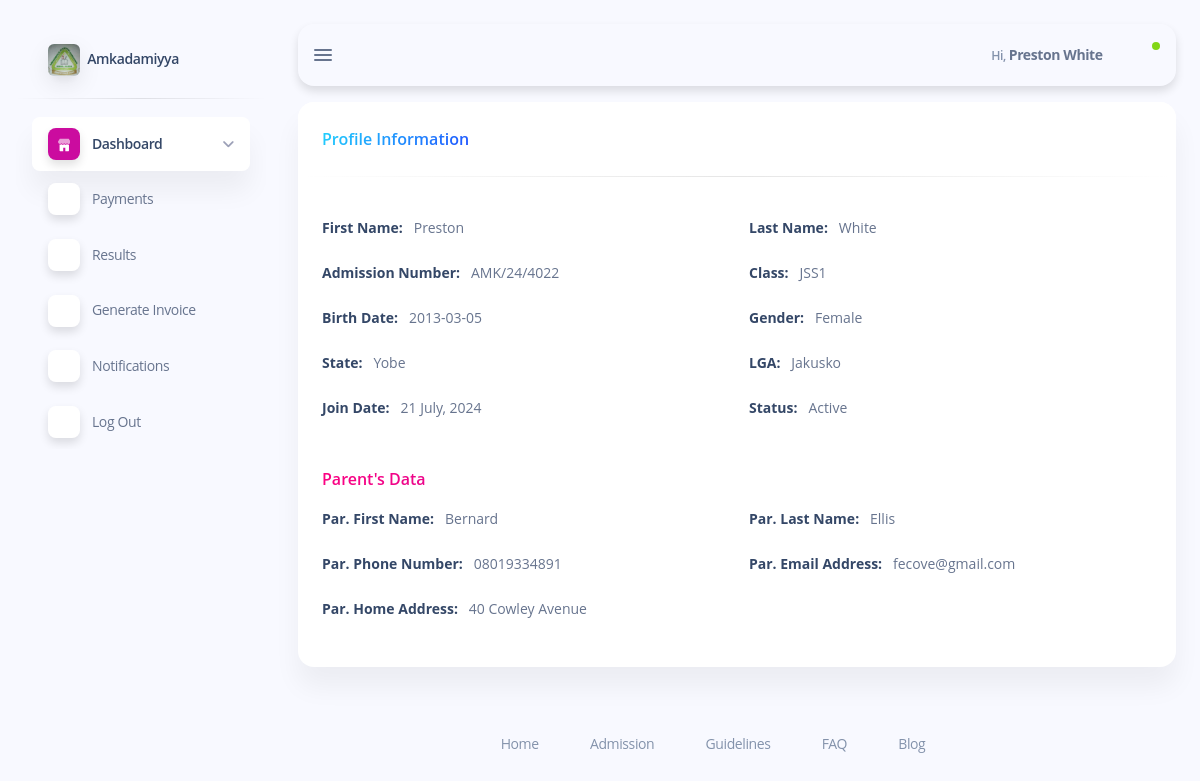
Screenshot of /subdomains/student/student-profile.php (signed in) with the database file from the repository.
### tables this page shows
CREATE TABLE `students` (
  `student_id` int(11) NOT NULL,
  `class_id` int(11) NOT NULL,
  `section_id` int(11) NOT NULL,
  `admission_id` varchar(20) NOT NULL,
  `first_name` varchar(50) NOT NULL,
  `second_name` varchar(50) NOT NULL,
  `last_name` varchar(50) NOT NULL,
  `status` varchar(50) NOT NULL,
  `password` varchar(255) NOT NULL,
  `birth_date` date NOT NULL,
  `state` varchar(50) NOT NULL,
  `lga` varchar(50) NOT NULL,
  `gender` varchar(50) NOT NULL,
  `parent_first_name` varchar(50) NOT NULL,
  `parent_last_name` varchar(50) NOT NULL,
  `parent_email` varchar(50) NOT NULL,
  `parent_address` varchar(50) NOT NULL,
  `parent_phone_number` varchar(50) NOT NULL,
  `timestamp` timestamp NOT NULL DEFAULT current_timestamp() ON UPDATE current_timestamp()
);

CREATE TABLE `classes` (
  `class_id` int(11) NOT NULL,
  `class_name` varchar(50) NOT NULL,
  `section_id` int(11) NOT NULL
);

### subdomains/student/student-profile.php (the view, shortened to what this page needs)
<?php
require_once "../../config/database.php";
if (isset($_SESSION['student']['student_id'])) {
    $student_id = $_SESSION['student']['student_id'];
    $sql = "SELECT * FROM `students` WHERE `student_id` = '$student_id'";
    $students = mysqli_query($conn, $sql);
    $student = mysqli_fetch_assoc($students);
}
?>
<!DOCTYPE html>
<html lang="en">
<head>
    <?php include "inc/student-header.php"; ?>
</head>
<body class="g-sidenav-show bg-info-soft">
    <?php
    include "inc/student-sidebar.php";
    ?>
    <main class="main-content position-relative max-height-vh-100 h-100 border-radius-lg">
        <?php require "inc/student-navbar.php"; ?>
        <div class="container-fluid pt-3">
            <div class="row">
                <div class="col-12 mb-3">
                    <div class="card">
                        <div class="card-header pb-0">
                            <div class="d-flex justify-content-between">
                                <h6 class="text-gradient text-info">Profile Information</h6>
                            </div>
                        </div>
                        <hr class="horizontal dark">
                        <div class="card-body">
                            <div class="row">
                                <div class="col-xxl-4 col-6 text-sm mb-4">
                                    <strong class="text-dark">First Name: </strong>&nbsp; <?php echo ucfirst($student['first_name']); ?>
                                </div>
                                <div class="col-xxl-4 col-6 text-sm mb-4">
                                    <strong class="text-dark">Last Name: </strong>&nbsp; <?php echo ucfirst($student['last_name']); ?>
                                </div>
                                <div class="col-xxl-4 col-6 text-sm mb-4">
                                    <strong class="text-dark">Admission Number: </strong>&nbsp; <?php echo ucfirst($student['admission_id']); ?>
                                </div>
                                <div class="col-xxl-4 col-6 text-sm mb-4">
                                    <strong class="text-dark">Class: </strong>&nbsp;
                                    <?php
                                    $class_id = $student['class_id'];
                                    $sql = "SELECT `class_name` FROM `classes` WHERE `class_id` = '$class_id'";
                                    $clasess = mysqli_query($conn, $sql);
                                    $class = mysqli_fetch_assoc($clasess);
                                    echo $class['class_name'];
                                    ?>
                                </div>
                                <div class="col-xxl-4 col-6 text-sm mb-4">
                                    <strong class="text-dark">Birth Date: </strong>&nbsp; <?php echo $student['birth_date']; ?>
                                </div>
                                <div class="col-xxl-4 col-6 text-sm mb-4">
                                    <strong class="text-dark">Gender: </strong>&nbsp; <?php echo $student['gender']; ?>
                                </div>
                                <div class="col-xxl-4 col-6 text-sm mb-4">
                                    <strong class="text-dark">State: </strong>&nbsp; <?php echo $student['state']; ?>
                                </div>
                                <div class="col-xxl-4 col-6 text-sm mb-4">
                                    <strong class="text-dark">LGA: </strong>&nbsp; <?php echo ucfirst($student['lga']); ?>
                                </div>
                                <div class="col-xxl-4 col-6 text-sm mb-4">
                                    <strong class="text-dark">Join Date: </strong>&nbsp; <?php echo date("j F, Y", strtotime($student['timestamp'])); ?>
                                </div>
                                <div class="col-xxl-4 col-6 text-sm mb-4">
                                    <strong class="text-dark">Status: </strong>&nbsp; <?php echo $student['status'] == "" ? "Not Active" : "Active"; ?>
                                </div>
                                <h6 class="mt-4 mb-3 text-gradient text-primary">Parent's Data</h6>
                                <div class="col-xxl-4 col-6 text-sm mb-4">
                                    <strong class="text-dark">Par. First Name: </strong>&nbsp; <?php echo ucfirst($student['parent_first_name']); ?>
                                </div>
                                <div class="col-xxl-4 col-6 text-sm mb-4">
                                    <strong class="text-dark">Par. Last Name: </strong>&nbsp; <?php echo ucfirst($student['parent_last_name']); ?>
                                </div>
                                <div class="col-xxl-4 col-6 text-sm mb-4">
                                    <strong class="text-dark">Par. Phone Number: </strong>&nbsp; <?php echo $student['parent_phone_number']; ?>
                                </div>
                                <div class="col-xxl-4 col-6 text-sm mb-4">
                                    <strong class="text-dark">Par. Email Address: </strong>&nbsp; <?php echo $student['parent_email']; ?>
                                </div>
                                <div class="col-xxl-4 col-6 text-sm mb-4">
                                    <strong class="text-dark">Par. Home Address: </strong>&nbsp; <?php echo $student['parent_address']; ?>
                                </div>
                            </div>
                        </div>
                    </div>
                </div>
            </div>
        </div>
        <?php include "inc/student-footer.php"; ?>
    </main>
</body>
</html>

### css/style.css (style rules this page uses)
html { font-size: 1rem; }
@media (min-width: 576px) { html { font-size: 0.9rem; } }
@media (min-width: 768px) { html { font-size: 0.95rem; } }
@media (min-width: 992px) { html { font-size: 1rem; } }

### rows the page displays
students: first_name "Preston", last_name "White", admission "AMK/24/4022", birth_date "2013-03-05", gender "Female", state "Yobe", lga "Jakusko", timestamp "21 July, 2024", parent_first_name "Bernard", parent_last_name "Ellis", parent_phone_number "08019334891", parent_email "fecove@gmail.com", parent_address "40 Cowley Avenue"
classes: class_name "JSS1"

### other values shown
$_SESSION['student']['first_name'] "Preston"
$_SESSION['student']['last_name'] "White"
